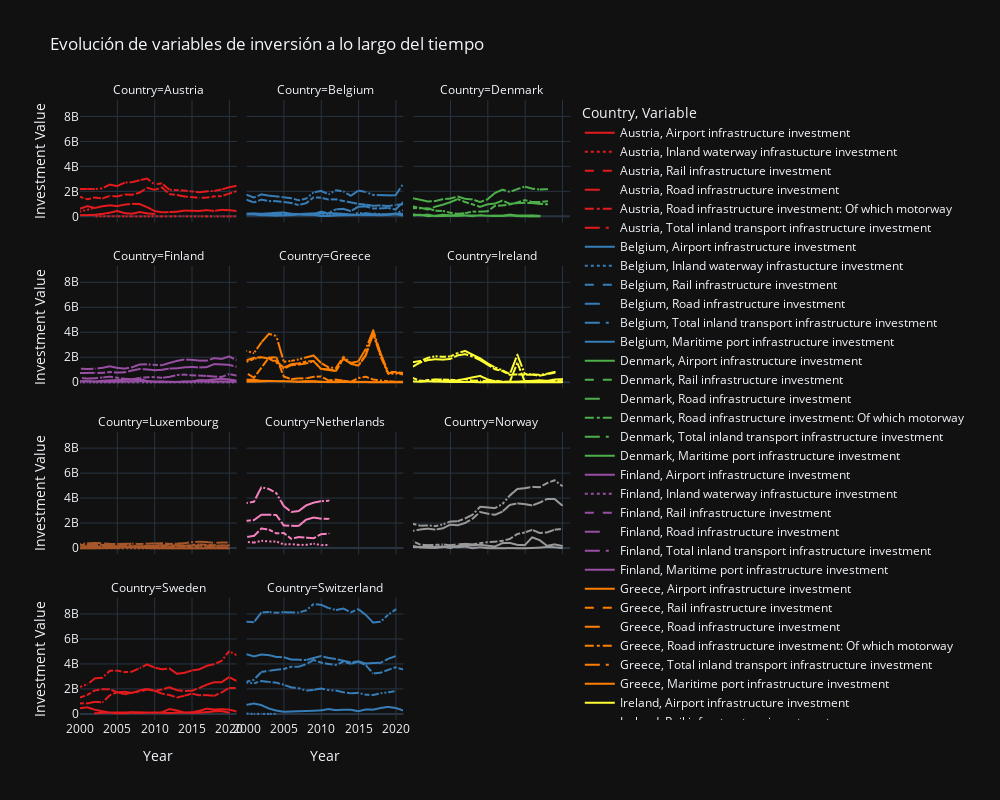

The code cell stored with this chart in its notebook:
### Code cell
import plotly.express as px

# Filtrar variables que contienen la palabra "investment"
investment_data = concatenate_date[concatenate_date['Variable'].str.contains('investment')]

# Set the style for Plotly Express
px.defaults.template = "plotly_dark"

# Define custom colors for each country
colors = px.colors.qualitative.Set1

# Group data by Country, Variable, and Year to handle potential duplicates
grouped_data = investment_data.groupby(['Country', 'Variable', 'Year']).mean().reset_index()

fig = px.line(grouped_data, x='Year', y='Value', color='Country', line_dash='Variable', color_discrete_sequence=colors,
              labels={'Value': 'Investment Value'}, title='Evolución de variables de inversión a lo largo del tiempo',
              facet_col='Country', facet_col_wrap=3)

# Ajustar el tamaño y diseño de la gráfica
fig.update_layout(height=800, width=1000)

# Show the plot
fig.show()
